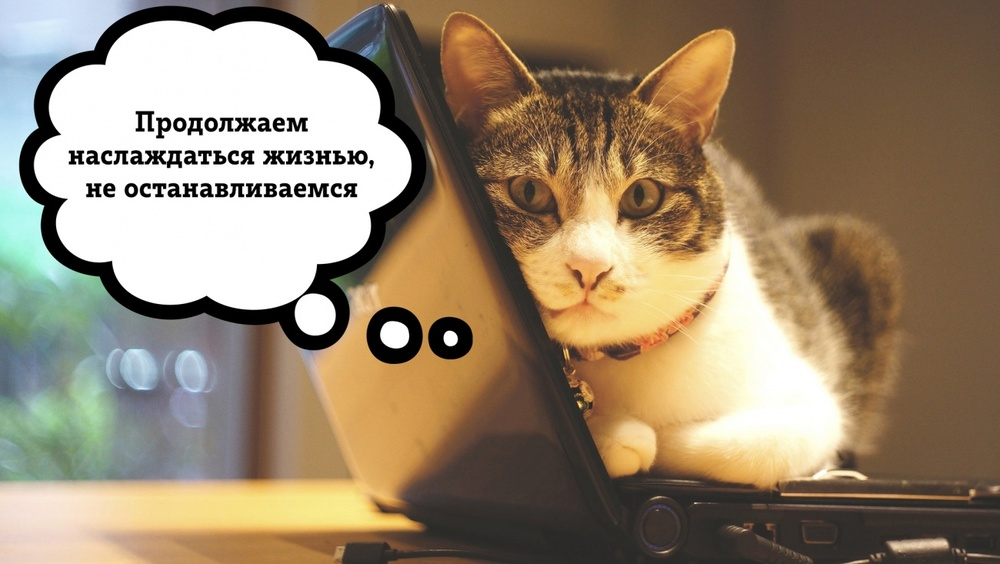
#> input picture 19lb/котик44.jpg, 1000 x 564 px, shrunk from 1300 x 733 before the run
$ python 1.py
#> lines starting #> are read from the running program, lines starting #| are printed output that depends on the picture
from PIL import Image

ris = Image.open("котик44.jpg")
#> ris is the input picture: PIL image 1000x564 RGB; mean R, G, B 151.5, 133.8, 110

width, height = ris.size
#> width = 1000; height = 564

pixels = list(ris.getdata())
#> pixels = 564000 items

red = sum([pixel[0] for pixel in pixels]) // len(pixels)
#> red = 151
green = sum([pixel[1] for pixel in pixels]) // len(pixels)
#> green = 133
blue = sum([pixel[2] for pixel in pixels]) // len(pixels)
#> blue = 109

print("Средние значения R, G, B:", red, green, blue)
#| Средние значения R, G, B: 151 133 109

n_image = Image.new("RGB", (width, height), (red, green, blue))
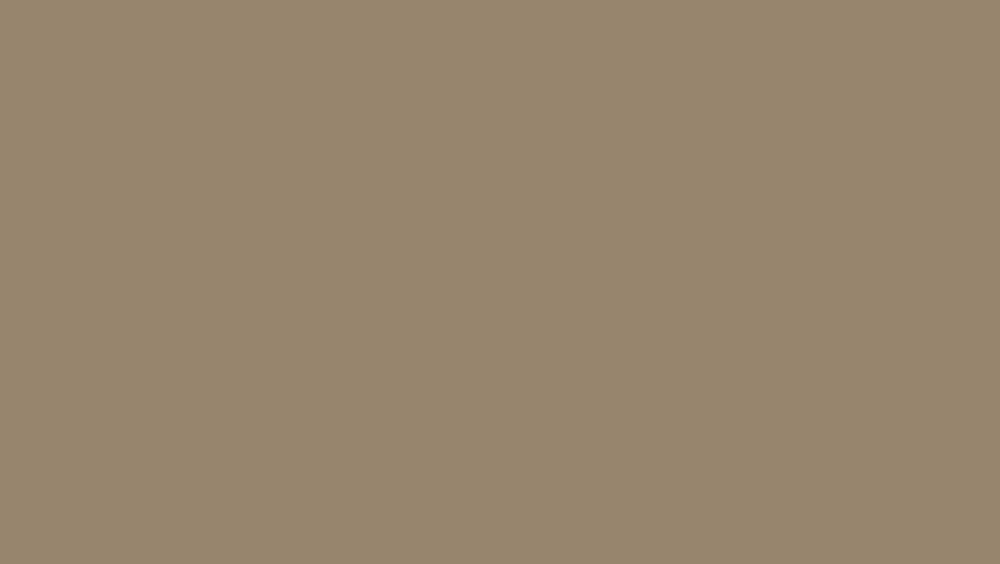
#> n_image: PIL image 1000x564 RGB; mean R, G, B 151, 133, 109
n_image.save("котик444.jpg")

n_image.show()
